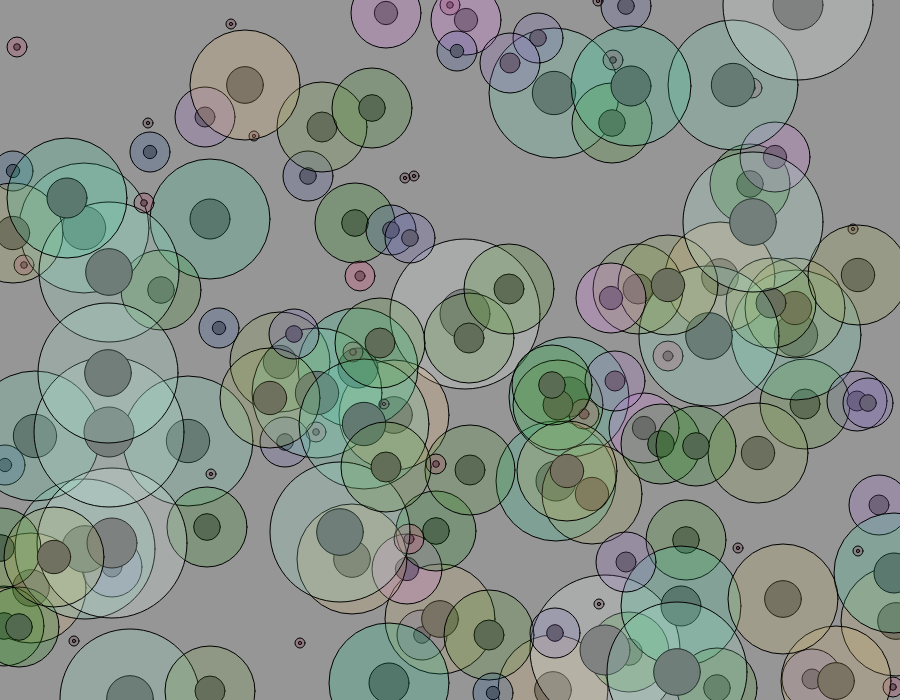
Frame 1 (no input)
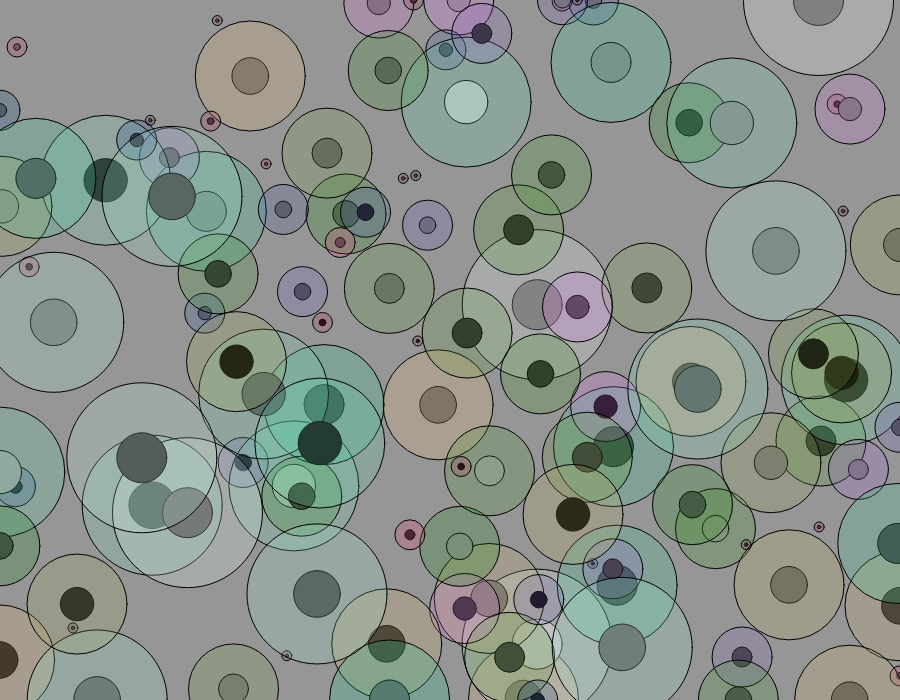
Frame 60 (no input)
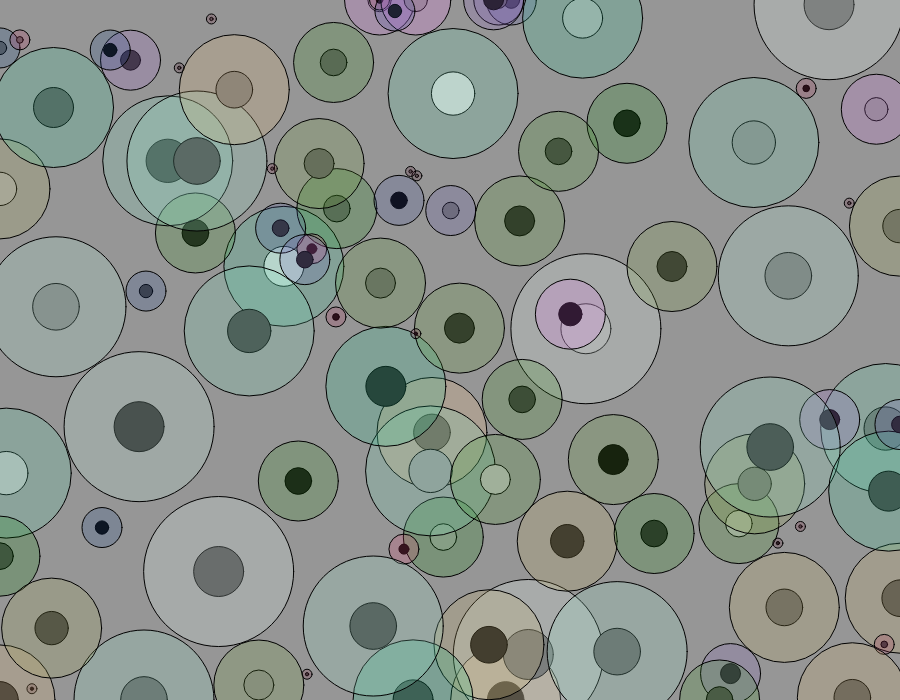
Frame 120 (the mouse pressed at the canvas centre since frame 60)

The p5.js sketch that drew these frames (run headless with seeded random() and noise() and a simulated clock; from frame 60 on, the mouse is pressed at the canvas centre):

// p5.js sketch
// ── sketch.js
"use strict";

let width = 900;
let height = 700;
let entities = [];

function setup() {
  createCanvas(width, height);
  frameRate(20);

  for (let i = 0; i < 150; i++) {
    entities = [
      ...entities,
      new Entity({
        x: Math.floor(Math.random() * width),
        y: Math.floor(Math.random() * height),
        size: Math.floor(Math.random() * (70 - 5 + 1)) + 5
      })
    ];
  }
}
function draw() {
  background(150);

  // for (let e of entities) e.draw();

  for (let i = 0; i < entities.length; i++) {
    if (entities[i].energy <= 0) {
      entities.splice(i, 1);
      continue;
    }
    entities[i].draw();
  }

  let gameMemory = {
    options: { width, height },
    entities: entities.map(x => x),
    toRemove: [],
    toAdd: []
  };
  for (let i = 0; i < entities.length; i++) {
    entities[i].update(gameMemory, i);
  }

  if (gameMemory.toAdd && Array.isArray(gameMemory.toAdd))
    entities = [...entities, ...gameMemory.toAdd];
}

// ── entity.js
"use strict";

class Entity {
  constructor({ x, y, genoma }) {
    this.x = x;
    this.y = y;
    this.xx = 0;
    this.yy = 0;
    this.genoma = genoma || new Genoma();
    this.size = 10 * this.genoma.getSize();
    this.colors = this.genoma.getColors();

    this.energy = 100;
    // this.eggs = 10;
    // this.step = 10;
    // this.oldXDirection = 0;
    // this.oldYDirection = 0;

    this.lastEgg = Date.now() + 50000;
  }

  static distance(a, b) {
    return dist(a.x, a.y, b.x, b.y);
  }

  static collide(a, b) {
    return Entity.distance(a, b) < a.size / 2 + b.size / 2;
  }

  inMyActionArea(other) {
    return Entity.distance(this, other) < this.actionArea + other.size;
  }

  // update(others) {
  //   let sons = [];
  //   if (this.energy <= 0) return [];

  //   let xDirection = 0;
  //   let yDirection = 0;
  //   for (let other of others) {
  //     if (other.energy <= 0) continue;

  //     if (Entity.collide(this, other)) {
  //       if (this.genoma.getSex() === other.genoma.getSex()) {
  //         let den = this.x - other.x;
  //         if (den != 0) {
  //           let m = (this.y - other.y) / den;
  //           xDirection = (Math.cos(m) * this.step) / this.size;
  //           yDirection = (Math.sin(m) * this.step) / this.size;
  //         } else {
  //           xDirection = this.oldXDirection;
  //           yDirection = this.oldYDirection;
  //         }
  //         if (this.x < other.x) xDirection *= -1;
  //         if (this.y < other.y) yDirection *= -1;
  //       } else {
  //         sons = [
  //           new Entity({
  //             x: this.x + 30,
  //             y: this.y + 30,
  //             genoma: Genoma.mate(this.genoma, other.genoma)
  //           })
  //         ];
  //       }
  //     }
  //   }
  //   this.oldXDirection = xDirection;
  //   this.oldYDirection = yDirection;
  //   this.x += xDirection;
  //   this.y += yDirection;

  //   // Stats
  //   this.energy -= Math.abs(xDirection);
  //   this.energy -= Math.abs(yDirection);

  //   if (this.energy > 255) this.energy = 255;

  //   return sons;
  // }

  update(memory, index) {
    let xDirection = 0;
    let yDirection = 0;

    if (this.energy <= 0) return;

    for (let i = 0; i < memory.entities.length; i++) {
      if (i === index) continue;
      // Iteration with the other
      let other = memory.entities[i];
      if (other.energy <= 0) continue;
      if (Entity.collide(this, other)) {
        let den = this.x - other.x;
        if (den != 0) {
          let m = (this.y - other.y) / den;
          xDirection = Math.cos(m) * (other.size / 1000);
          yDirection = Math.sin(m) * (other.size / 1000);
        }

        let distance = Entity.distance(this, other);
        if (this.size / 2 > other.size) {
          // Try to kill
          if (this.x < other.x && xDirection < 0) xDirection *= -1;
          if (this.x > other.x && xDirection > 0) xDirection *= -1;
          if (this.y < other.y && yDirection < 0) yDirection *= -1;
          if (this.y > other.y && yDirection > 0) yDirection *= -1;

          if (distance < this.size / 2) {
            this.energy++;
          }
        } else {
          // Go Away
          if (this.x < other.x && xDirection > 0) xDirection *= -1;
          if (this.x > other.x && xDirection < 0) xDirection *= -1;
          if (this.y < other.y && yDirection > 0) yDirection *= -1;
          if (this.y > other.y && yDirection < 0) yDirection *= -1;

          if (distance < other.size / 2) {
            this.energy--;
          }
        }

        // Mate
        if (Date.now() - this.lastEgg > 10000) {
          if (this.genoma.getSex() !== other.genoma.getSex()) {
            memory.toAdd = [
              ...memory.toAdd,
              new Entity({
                x: this.x,
                y: this.y,
                genoma: Genoma.mate(this.genoma, other.genoma)
              })
            ];
            this.lastEgg = Date.now();
          }
        }
      }
    }

    // With World Walls
    if (this.x < 0) {
      this.x = 0;
      xDirection *= -1;
    }
    if (this.x > memory.options.width) {
      this.x = memory.options.width;
      xDirection *= -1;
    }
    if (this.y < 0) {
      this.y = 0;
      yDirection *= -1;
    }
    if (this.y > memory.options.height) {
      this.y = memory.options.height;
      yDirection *= -1;
    }

    this.xx = this.xx / 1.05;
    this.yy = this.yy / 1.05;

    this.xx += xDirection;
    this.yy += yDirection;
    this.x += this.xx;
    this.y += this.yy;
  }

  draw() {
    fill(this.energy > 255 ? 255 : this.energy, 255);
    circle(this.x, this.y, this.size / 3);
    fill(color(this.colors.rr, this.colors.gg, this.colors.bb, 50));
    circle(this.x, this.y, this.size);
  }
}

function getRandomInt(min, max) {
  min = Math.ceil(min);
  max = Math.floor(max);
  return Math.floor(Math.random() * (max - min + 1)) + min; //Il max è incluso e il min è incluso
}

// ── genoma.js
"use strict";

const genLen = 16;

class Genoma {
  constructor(value) {
    this._value = value || [Genoma.generate(genLen), Genoma.generate(genLen)];
  }

  static generate(len) {
    let result = [];
    while (result.length < len) {
      result = [...result, getRandomInt(0, 1)];
    }
    return result;
  }

  static mate(a, b) {
    if (a.getSex() !== b.getSex()) {
      let crossover = 5;
      let aGenoma = a.getValue();
      let bGenoma = b.getValue();
      for (let i = crossover - 1; i < genLen; i++) {
        let _a = aGenoma[i];
        aGenoma[i] = bGenoma[i];
        bGenoma[i] = _a;
      }
      let mutate = getRandomInt(0, genLen - 1);
      aGenoma[mutate] = aGenoma[mutate] === 1 ? 0 : 1;
      mutate = getRandomInt(0, genLen - 1);
      bGenoma[mutate] = bGenoma[mutate] === 1 ? 0 : 1;
      return new Genoma(
        getRandomInt(0, 1) === 0 ? [aGenoma, bGenoma] : [bGenoma, aGenoma]
      );
    }
  }

  getValue() {
    // The first bit decide sex
    return this._value[this.getSex()];
  }

  getSex() {
    // 0 - Female, 1 - Male
    return this._value[0][0];
  }

  getSize() {
    let me = this.getValue();
    return parseInt(me.slice(6, 10).join(""), 2);
  }

  getRegeneration() {
    let me = this.getValue();
    return parseInt(me.slice(11, 13).join(""), 2);
  }

  getColors() {
    let me = this.getValue();
    let rr = parseInt(me.slice(8, 16).join(""), 2);
    let bb = parseInt(me.slice(7, 15).join(""), 2);
    let gg = parseInt(me.slice(6, 14).join(""), 2);
    return { rr, bb, gg };
  }
}

function getRandomInt(min, max) {
  min = Math.ceil(min);
  max = Math.floor(max);
  return Math.floor(Math.random() * (max - min + 1)) + min; //Il max è incluso e il min è incluso
}
